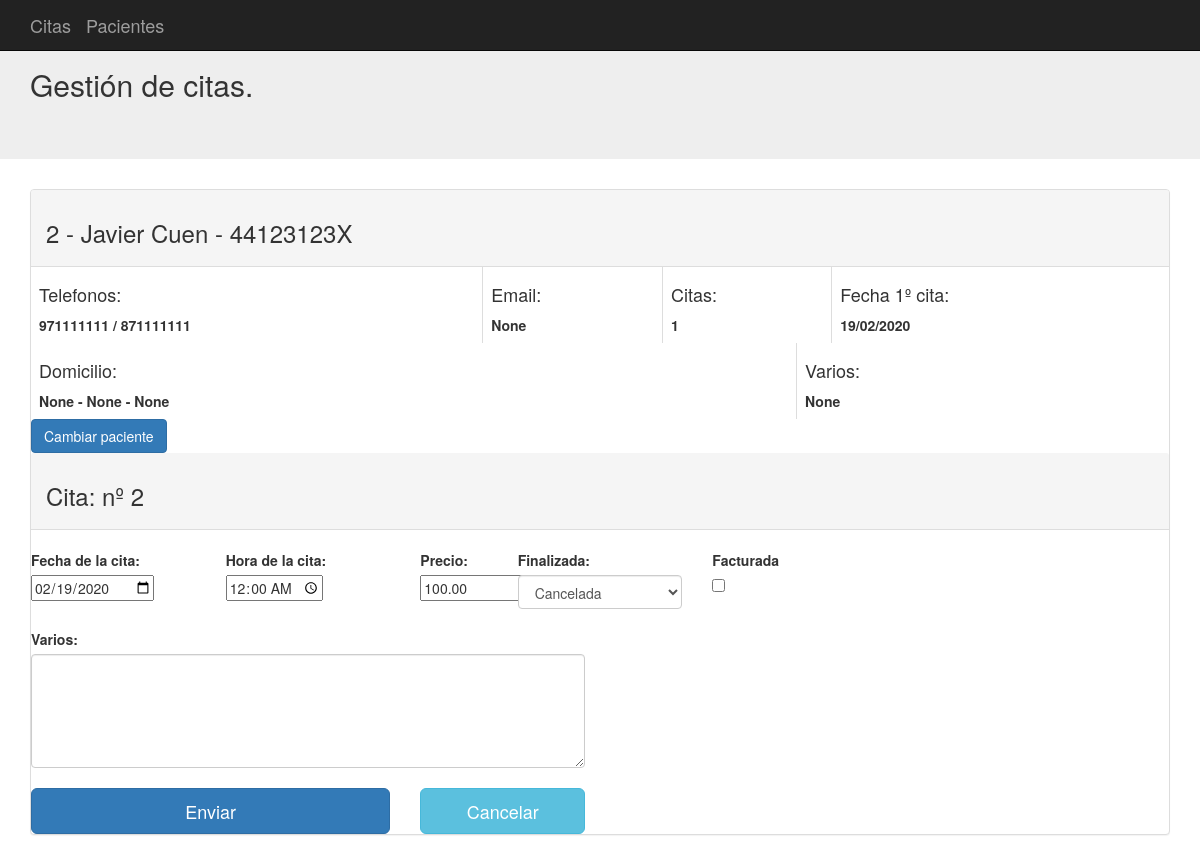
The app's page /cita/modificar/2 with its own data.
### aplication/models.py (models this page shows, shortened)
class Pacientes(db.Model):
	__tablename__ = 'pacientes'
	id = Column(Integer, primary_key=True)
	nombre = Column(String(100),nullable=False)
	apellidos = Column(String(200),nullable=False)
	dni = Column(String(10),nullable=False)
	telefono1 = Column(String(9),nullable=False)
	telefono2 = Column(String(9),nullable=False)
	email = Column(String(100))
	domicilio = Column(String(200))
	cp = Column(String(6))
	ciudad = Column(String(200))
	varios = Column(String(300))
	def numero_visitas(self,id):
		return Citas.query.filter_by(paciente_id=self.id).count()
	def primera_visita(self,id):
		return Citas.query.filter_by(paciente_id=self.id).with_entities(Citas.fecha_cita).order_by(Citas.fecha_cita).first()

class Citas(db.Model):
	__tablename__ = 'citas'
	id = Column(Integer, primary_key=True)
	fecha_creacion = Column(DateTime, default=datetime.utcnow)
	fecha_cita = Column(DateTime)
	precio = Column(Float,default=0)
	finalizada = Column(db.Enum(EstadoCita))
	facturada = Column(Boolean, default=False)
	varios = Column(String(300))
	paciente_id = Column(Integer, ForeignKey('pacientes.id'), nullable=False)
	pacientes = relationship("Pacientes", backref="Citas",lazy=True)

### app.py (the view, shortened to what this page needs)
@app.route('/cita/modificar/<id>', methods=["get","post"])
@app.route('/cita/nueva/paciente/<idpac>', methods=["get","post"])
@app.route('/cita/nueva', methods=["get","post"])
def cita_edit(id=0, idpac=0):
	form = formCita()
	if request.method=="POST" and request.form['id_cita'] == '0':
		print("POST")
		cita = Citas()
		cita.paciente_id= request.form['id_paciente']
		form.populate_obj(cita)
		cita.fecha_cita = datetime.datetime(int(request.form['fecha_cita'][0:4]),int(request.form['fecha_cita'][5:7]),
											int(request.form['fecha_cita'][8:]), int(request.form['hora'][0:2]),
											int(request.form['hora'][3:]))
		cita.fecha_creacion = datetime.datetime.now()
		cita.finalizada =  EstadoCita.from_name(request.form['finalizada'])
		db.session.add(cita)
		db.session.commit()
		return redirect(url_for("inicio"))
	elif id == 0 and idpac != 0:
		paciente = Pacientes.query.get(idpac)
		return render_template("cita_edit.html", form=form, paciente=paciente, id_cita='0', idpac=idpac)
	else:
		cita = Citas.query.get(id)
		form=formCita(obj=cita)
		paciente=Pacientes.query.get(cita.paciente_id)
		return render_template("cita_edit.html",form=form,paciente=paciente, id_cita=cita.id,idpac=cita.paciente_id,
							   fecha_cita=cita.fecha_cita.strftime("%Y-%m-%d")
							   ,hora_cita=cita.fecha_cita.strftime("%H:%M"))

### aplication/forms.py
class formCita(FlaskForm):
	fecha_cita=DateTimeField('Fecha de la cita: ', validators=[DataRequired()], format = '%d/%m/%Y')
	hora=DateTimeField('Hora de la cita: ', validators=[DataRequired()])
	precio =DecimalField("Precio:",default=100,validators=[DataRequired("Tienes que introducir el PRECIO")])
	finalizada=SelectField("Finalizada:",coerce=str,choices=EstadoCita.choices())
	facturada=BooleanField("Facturada")
	varios=TextAreaField("Varios:")
	submit = SubmitField('Enviar')

### templates/cita_edit.html (shortened to what this page needs)
{% extends "base.html" %}
{% block contenido %}
<div class="panel panel-default">
       {% include 'paciente_datos.html' %}
       <button type="button" class="btn btn-primary">Cambiar paciente</button>
       <div class="panel-heading">
            {% if id_cita=='0' %}
            <h3>Nueva Cita: </h3>
            {% else %}
            <h3>Cita: nº {{id_cita}}</h3>
            {% endif %}
       </div>
       <form method="post" action={{url_for("cita_edit")}}>
           <div class="row">
               <br>
               <div class="col-md-2 mb-3">
                    {% if id_cita == '0' %}
                        <input name="id_cita" type="hidden" value=0>
                        {{form.fecha_cita.label() }}{{form.fecha_cita(type="date")}}
                    {% else %}
                        {{form.fecha_cita.label() }}{{form.fecha_cita(type="date", value=fecha_cita)}}
                    {% endif %}
                    <br/>
               </div>
               <div class="col-md-2 mb-3">
                   {% if id_cita == '0' %}
                     {{form.hora.label() }}{{form.hora(type="time")}}
                    {% else %}
                      {{form.hora.label() }}{{form.hora(type="time", value=hora_cita)}}
                    {% endif %}
                    <br/>
               </div>
               <div class="col-md-1 mb-3">
                     {{form.precio.label() }}{{form.precio(size="5")}}
                    <br/>
               </div>
               <div class="col-md-2 mb-3">
                     {{form.finalizada.label() }}{{form.finalizada(class="form-control")}}
                    <br/>
               </div>
                <div class="col-md-1 mb-3">
                     {{form.facturada.label() }}{{form.facturada()}}
                    <br/>
               </div>
               <div class="col-md-6 mb-3">
                    {{form.varios.label() }}<br/>{{form.varios(rows="5",cols="60",class="form-control")}}
                    <br/>
               </div>
           </div>
           <div class="row">
                <div class="col-md-4 mb-3">
                    {{form.submit(class="btn btn-lg btn-primary btn-block")}}
                </div>
                <div class="col-md-2 mb-3">
                     <button type="button" class="btn btn-lg btn-info btn-block">Cancelar</button>
                </div>
           </div>
       </form>
</div>
{% endblock %}

### templates/paciente_datos.html
			<div class="panel-heading"><h3>{{paciente.id}} - {{paciente.nombre}} {{paciente.apellidos}} - {{paciente.dni}}</h3></div>
  			<table class="table table-bordered">
                <tr>
					<td>
                        <h4>Telefonos:</h4>
                        <b>{{paciente.telefono1}} / {{paciente.telefono2}}</b>
                    </td>
                    <td>
                        <h4>Email:</h4>
                        <b>{{paciente.email}}</b>
                    </td>
                    <td>
                        <h4>Citas:</h4>
                        <b>{{paciente.numero_visitas(paciente.id)}}</b>
                    </td>
                    <td>
                        <h4>Fecha 1º cita:</h4>
                        {% if paciente.primera_visita(paciente.id) == None %}
                        <b>Ninguna cita</b>
                        {% else %}
                        <b>{{paciente.primera_visita(paciente.id)[0].strftime("%d/%m/%Y") }}</b>
                        {% endif %}
                    </td>
                </tr>
            </table>
            <table class="table table-bordered">
                <tr>
                    <td>
                        <h4>Domicilio:</h4>
                        <b>{{paciente.domicilio}} - {{paciente.cp}} - {{paciente.ciudad}}</b>
                    </td>
                    <td>
                        <h4>Varios:</h4>
                        <b>{{paciente.varios}}</b>
                    </td>
                </tr>
            </table>

### records on screen
Pacientes: id "2", nombre "Javier", apellidos "Cuen", dni "44123123X", telefono1 "971111111", telefono2 "871111111", email "None", primera_visita "19/02/2020", domicilio "None", cp "None", ciudad "None", varios "None"
Citas: fecha_cita "02/19/2020", precio "100.00", finalizada "Cancelada"

### other values on screen
{{ paciente.numero_visitas(paciente.id) }} "1"
{{ id_cita }} "2"
